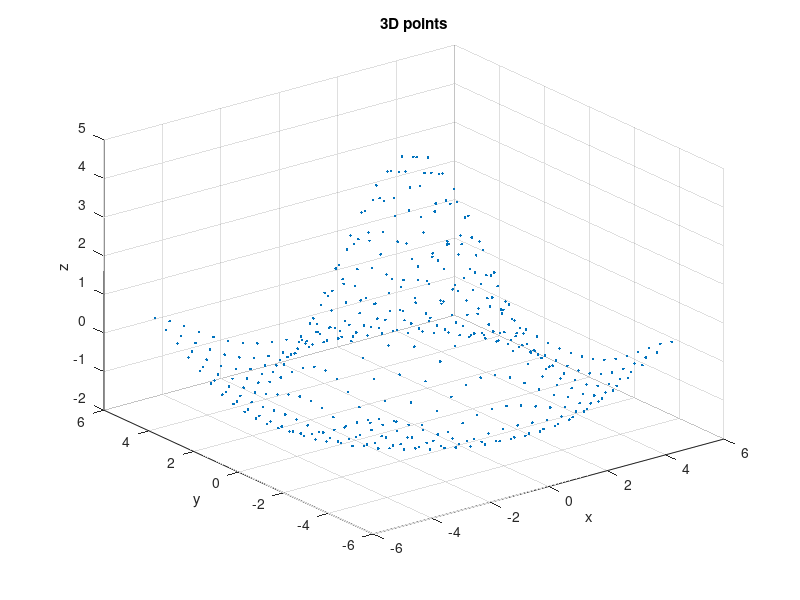
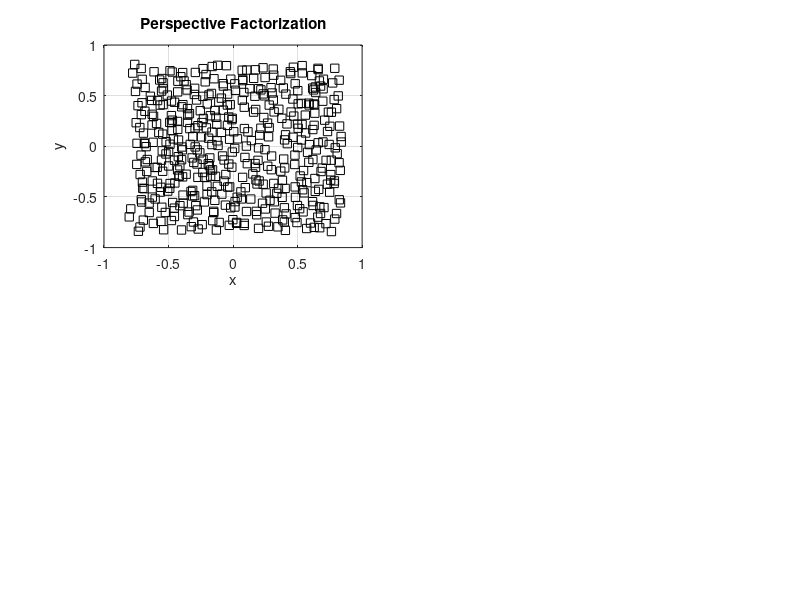

The MATLAB script that drew these images, in order: (Note: this script raises an error after producing the figures.)
%%%%%%%%%%%%%%%%%%%%%%%%%%%%%%%%%%%%%%%%%%%%%%%%%%%%%%
% Interventional Medical Image Processing (IMIP)
% SS 2011
% (C) University Erlangen-Nuremberg
% Author: Attila Budai & Jan Paulus
% Exercise 3: Perspective Factorization & Homography                                             
% NOTE: Complete the '???' lines!                                       
%%%%%%%%%%%%%%%%%%%%%%%%%%%%%%%%%%%%%%%%%%%%%%%%%%%%%%

clear all;
close all;

% Normalize the image data using isotropic scaling due to numerical
% instabilities
% 0: no
% 1: yes
ISO_SCALING = 1; 

noiseLevel = 0.09;
xmin = -1;
xmax = 1;
ymin = -1;
ymax = 1;

% create point correspondences
[X,Y] = meshgrid(-5.1:.5:4.9);
R = sqrt(X.^2 + Y.^2) + eps;
Z = 5 * sin(R)./R;
xc = X(:);
yc = Y(:);
zc = Z(:);

% create homogeneous coordinates
[m,n] = size(xc);
x4d = [xc(:), yc(:), zc(:), ones(m*n,1)]';

figure(1); 
plot3( xc(:), yc(:), zc(:), '.' ); 
xlabel('x');
ylabel('y');
zlabel('z');
grid on
drawnow;
title('3D points');

numberOfTrackedPoints = length(xc)
numberOfFrames = 20 

P = zeros(numberOfFrames, 3, 4);
points = zeros(numberOfTrackedPoints, numberOfFrames, 2);

% (u0, v0) principal point 
u0 = 0.0;
v0 = 0.0;
f = 0.050; % focal length 50 mm = 0.05 m

px = 0.0004;
py = 0.0004;
sx = f/px;
sy = f/py;
s = 0;

KPR = [ sx s  u0 0;
        0  sy v0 0;
        0  0  1  0];

% rotation angle of each frame
angleStep = 9 / 180 * pi
rotAngle = numberOfFrames*angleStep % = pi -> 180 degree

cd = 1; 
number = 1;

% translation vector (x/y plane)
t1 =  0;
t2 =  0;
t3 =  800; % 700: more distance, 400: lower distance

% rotate camera around y-axis
alphay = 0;
alphaz = 0
alphax = 0

for alphay=0:angleStep:(rotAngle-angleStep)
    alphay
    number 
    
    RotX = [ 1  0                 0;
             0  cd*cos(alphax)   cd*(-sin(alphax));
             0  cd*sin(alphax)   cd*cos(alphax)];
         
    RotY = [ cd*cos(alphay)  0   cd*(-sin(alphay));
             0               1   0;
             cd*sin(alphay)  0   cd*cos(alphay)];
         
    RotZ = [ cd*cos(alphaz)  cd*(-sin(alphaz))  0;
             cd*sin(alphaz)  cd*cos(alphaz)     0;
             0               0                  1];
               
    Rot = RotX * RotY * RotZ;     
    
    % extrinsic parameters (R,t)
    T = [t1 t2 t3]';
    R = [ Rot   T;
          0 0 0 1];
      
    % resulting 3x4 projection matrix = intrinsic * extrinsic
    Pt = KPR*R;
    
    % perspective projection of the points
    x2d = Pt * x4d;
    x = x2d(1,:) ./ x2d(3,:);
    y = x2d(2,:) ./ x2d(3,:);
    err = rand(size(x))-0.5;
    x(:) = x(:) + noiseLevel.* err(:);
    err = rand(size(x))-0.5;
    y(:) = y(:) + noiseLevel.* err(:);
    points(:,number,1) = x;
    points(:,number,2) = y;
    
    figure(2);
    subplot(2,2,1); 
    plot(points(:, number, 1), points(:, number, 2), 'ks') % o
    axis([xmin xmax ymin ymax])
    title('Perspective Factorization');
    xlabel('x');
    ylabel('y');
    grid on
    drawnow
    pause(0.5)
    P(number,:,:) = Pt;
    number = number + 1;    
end

% point correspondences are stored in:
% points(pointIndex, frameIndex, dimension)

if(ISO_SCALING) 
    
    %%%%%%%%%%%%%%%%%%%%%%%%%%%%%%%%%%%%%%%%%%%%%%%%%%%%%%%%%%%%%
    % (1) Translation of the points that their dentroid is at the origin
    % (2) Scaling that the average distance from the origin is equal to
    %     sqrt(2)
    % (3) This transformation is applied to each of the images independently
    %%%%%%%%%%%%%%%%%%%%%%%%%%%%%%%%%%%%%%%%%%%%%%%%%%%%%%%%%%%%%     
     for i=1:numberOfFrames
        i
        pts = zeros(3, numberOfTrackedPoints);
        pts(1,:) = points(:,i,1);
        pts(2,:) = points(:,i,2);
        pts(3,:) = ones(1,numberOfTrackedPoints);
        xn = pts(1:2,:);            % xn is a (2xN) matrix
        N = size(xn,2);             % = numberOfTrackedPoints
        t = (1/N) * sum(xn,2);      % this is the (x,y) centroid of the points (2x1); sum along the second dimension
        xnc = xn - t*ones(1,N);     % center the points; xnc is a (2xN) matrix
        center(:,i,1) = xnc(1,:);
        center(:,i,2) = xnc(2,:);
        
        dc = sqrt(sum(xnc.^2));     % distance of each new calculated point to the origin (0,0); dc is (1xN) vector
        davg = (1/N)*sum(dc);       % average distance to the origin
        s = sqrt(2)/davg;           % the scale factor, so that average distance is sqrt(2)
        T = [s*eye(2), -s*t ; 0 0 1];   % transformation matrix
        pts = T * pts;
        points(:,i,1) = pts(1,:);
        points(:,i,2) = pts(2,:);
        
        a=sqrt(points(:,i,1).*points(:,i,1) + points(:,i,2).*points(:,i,2));
        avglength=(1/numberOfTrackedPoints).*(sum(sum(a)))
        
        originX=(1/numberOfTrackedPoints).*sum(sum(points(:,i,1)))
        originY=(1/numberOfTrackedPoints).*sum(sum(points(:,i,2)))
    end
end

% Part I  Perspective Factorization
translations = zeros(numberOfFrames, 2);
measurementMatrix = zeros(3*numberOfFrames, numberOfTrackedPoints);

% initialize projective depth with ones
lambda = ones(numberOfFrames, numberOfTrackedPoints);

%%%%%%%%%%%%%%%%%%%%%%%%%%%%%%%%%%%%%%%%%%%%%%%%%%%%%%%%%%%%%
% (4) Compute for each frame the mean of image point coordinates
% (5) Subtract the mean from the image coordinates 
%%%%%%%%%%%%%%%%%%%%%%%%%%%%%%%%%%%%%%%%%%%%%%%%%%%%%%%%%%%%%
n = 1;
for i=1:numberOfFrames
%     measurementMatrix(n,:) = ???;
%     measurementMatrix(n+1,:) = ???;  
%     measurementMatrix(n+2,:) = ???;
    n = n + 3;
end

% keep the original measurement matrix
W = measurementMatrix;

lc = 0.5;
lambdaChange = 1000;
oldLambda = 2000;

while(abs(lambdaChange-oldLambda) > lc) 
    %for lo = 1:5 % fixed number of iterations
        change = abs(lambdaChange-oldLambda)

        %%%%%%%%%%%%%%%%%%%%%%%%%%%%%%%%%%%%%%%%%%%%%%%%%%%%%%%%%%%%%
        % (7) Normalizing rows, use Frobenius-norm
        %%%%%%%%%%%%%%%%%%%%%%%%%%%%%%%%%%%%%%%%%%%%%%%%%%%%%%%%%%%%%
        for i=1:numberOfFrames
%             lambda(i,:) = ???
        end
        
        %%%%%%%%%%%%%%%%%%%%%%%%%%%%%%%%%%%%%%%%%%%%%%%%%%%%%%%%%%%%%
        % (8) Normalizing columns, use Frobenius-norm 
        %%%%%%%%%%%%%%%%%%%%%%%%%%%%%%%%%%%%%%%%%%%%%%%%%%%%%%%%%%%%% 
        for i=1:numberOfTrackedPoints
            lambda(:,i) = lambda(:,i) / norm(lambda(:,i), 'fro');
        end

        %%%%%%%%%%%%%%%%%%%%%%%%%%%%%%%%%%%%%%%%%%%%%%%%%%%%%%%%%%%%%
        % (6) Build the measurement matrix
        %%%%%%%%%%%%%%%%%%%%%%%%%%%%%%%%%%%%%%%%%%%%%%%%%%%%%%%%%%%%%
        j = 1;
        for i=1:numberOfFrames
%             measurementMatrix(j,:) = ???;
%             measurementMatrix(j+1,:) = ???;
%             measurementMatrix(j+2,:) = ???;
            j = j + 3;
        end
      
        cond(measurementMatrix)
        
        %%%%%%%%%%%%%%%%%%%%%%%%%%%%%%%%%%%%%%%%%%%%%%%%%%%%%%%%%%%%%
        % (9) Compute the SVD
        %%%%%%%%%%%%%%%%%%%%%%%%%%%%%%%%%%%%%%%%%%%%%%%%%%%%%%%%%%%%%
%         [U,S,V] = ???;
        
        %%%%%%%%%%%%%%%%%%%%%%%%%%%%%%%%%%%%%%%%%%%%%%%%%%%%%%%%%%%%%
        % (10) Find its nearest rank-4 approximation using the SVD
        %%%%%%%%%%%%%%%%%%%%%%%%%%%%%%%%%%%%%%%%%%%%%%%%%%%%%%%%%%%%%
%         for ???
%             ???
%         end
        oldM = measurementMatrix;

        %%%%%%%%%%%%%%%%%%%%%%%%%%%%%%%%%%%%%%%%%%%%%%%%%%%%%%%%%%%%%
        % (11) Get the motion (camera movement)
        %%%%%%%%%%%%%%%%%%%%%%%%%%%%%%%%%%%%%%%%%%%%%%%%%%%%%%%%%%%%%
        Ssq = sqrt(S);
%         Pfac = ???;

        %%%%%%%%%%%%%%%%%%%%%%%%%%%%%%%%%%%%%%%%%%%%%%%%%%%%%%%%%%%%%
        % (11) Get the structure (3D points)
        %%%%%%%%%%%%%%%%%%%%%%%%%%%%%%%%%%%%%%%%%%%%%%%%%%%%%%%%%%%%%
%         Xfac = ???;
        
        figure(3); 
        plot3(Xfac(1,:), Xfac(2,:), Xfac(3,:), '.'); 
        xlabel('x');
        ylabel('y');
        zlabel('z');
        grid on
        drawnow;
        title('Estimated 3D points');
        
        %%%%%%%%%%%%%%%%%%%%%%%%%%%%%%%%%%%%%%%%%%%%%%%%%%%%%%%%%%%%%
        % (12) Reproject the 3D points into each image to obtain new 
        %      estimates of the depths
        %%%%%%%%%%%%%%%%%%%%%%%%%%%%%%%%%%%%%%%%%%%%%%%%%%%%%%%%%%%%%
%         measurementMatrix = ???;

        measurementMatrix = measurementMatrix ./ W;
        
        %%%%%%%%%%%%%%%%%%%%%%%%%%%%%%%%%%%%%%%%%%%%%%%%%%%%%%%%%%%%%
        % (13) Get new lambda's
        % (14) Compute the mean of these three new lambda's
        %%%%%%%%%%%%%%%%%%%%%%%%%%%%%%%%%%%%%%%%%%%%%%%%%%%%%%%%%%%%%
        j = 1;
        for i=1:numberOfFrames
%             lambdaMean = ???;
            lambda(i,:) = lambdaMean;
            j = j + 3;
        end
        
        oldLambda = lambdaChange;
        lambdaChange = norm(measurementMatrix - oldM, 'fro');
        lambdaChange
    %end
end

sx = size(Xfac);
X3D = zeros( 3, sx(2) );
X3D(1,:) = Xfac(1,:) ./ Xfac(4,:);
X3D(2,:) = Xfac(2,:) ./ Xfac(4,:);
X3D(3,:) = Xfac(3,:) ./ Xfac(4,:);

% plot the projective reconstruction
figure(2);
subplot(2,2,2);
plot3(X3D(1,:), X3D(2,:), X3D(3,:), 'ks');
grid on
axis equal;
xlabel('x');
ylabel('y');
zlabel('z');
title('Projective reconstruction');

% Homography:
% The projective reconstruction does not give us a good 
% idea how the reconstructed object does look like. 
% Therefore we will jump from the projective reconstruction 
% to a metric reconstruction using ground truth.
% Fortunately we have given the real (not the computed)
% projection matrices. This will allow us to compute the
% HOMOGRAPHY between the projective and the metric
% reconstruction.

%%%%%%%%%%%%%%%%%%%%%%%%%%%%%%%%%%%%%%%%%%%%%%%%%%%%%%%%%%%%%
% (16) Compute the homography
%%%%%%%%%%%%%%%%%%%%%%%%%%%%%%%%%%%%%%%%%%%%%%%%%%%%%%%%%%%%%
x0 = eye(4,4);
xdata = Xfac([1:4],:); % projective reconstruction
ydata = x4d;
size(xdata)
size(ydata)
% solve non-linear curve-fitting problem in least-squares sense;
% given input data xdata;
% observed output data ydata;
% find coefficients h that best fit the equation
% non-linear function homography; @ means can be specified as a 
% function handle

% lsqcurvefit ???

% homography
h 
% value of the squared 2-norm of the residual at h
resnorm

%%%%%%%%%%%%%%%%%%%%%%%%%%%%%%%%%%%%%%%%%%%%%%%%%%%%%%%%%%%%%
% (17) Jump to the metric space
%%%%%%%%%%%%%%%%%%%%%%%%%%%%%%%%%%%%%%%%%%%%%%%%%%%%%%%%%%%%%
% XMetric = ???;
XMetric(1,:) = XMetric(1,:) ./ XMetric(4,:);
XMetric(2,:) = XMetric(2,:) ./ XMetric(4,:);
XMetric(3,:) = XMetric(3,:) ./ XMetric(4,:);

subplot(2,2,3);
plot3(XMetric(1,:), XMetric(2,:), XMetric(3,:), 'ks');
grid on
xlabel('x');
ylabel('y');
zlabel('z');
axis equal;
title('Metric reconstruction');